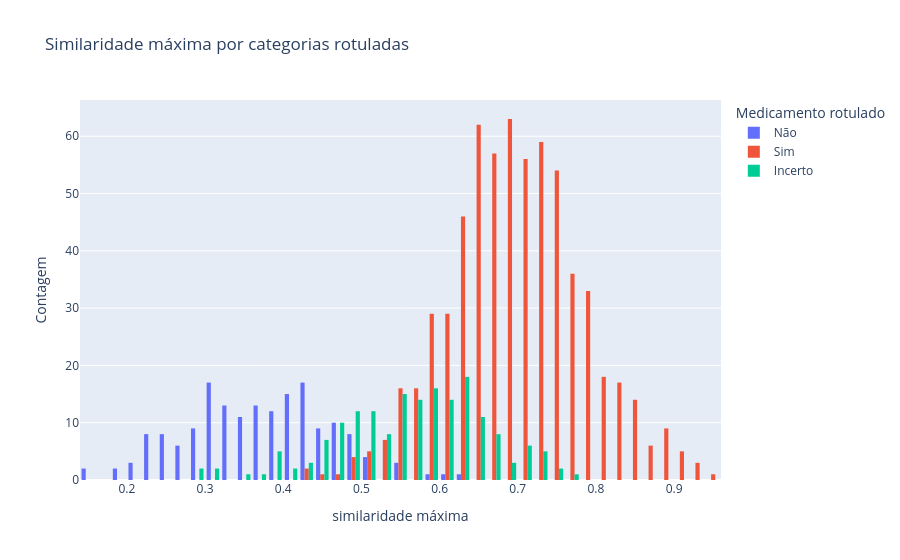

Here is the notebook cell this chart was saved with:
### Markdown cell above
#### Como a similaridade está distribuída através dos rótulos?

### Code cell
# Criando o histograma
fig = px.histogram(
    med_rotulados,
    x="similaridade",         
    color="medicamento",    
    barmode="group",      
    title="Similaridade máxima por categorias rotuladas"
)

# Adiciona títulos e legendas
fig.update_layout(
    legend_title="Medicamento rotulado",
    xaxis_title="similaridade máxima",
    yaxis_title="Contagem"
)

# Exibir o gráfico
fig.show()

### Figure 1 — Plotly figure (JSON) as saved in the notebook; plotly's stock layout.template omitted (floating-point values rounded to 4 significant figures; data arrays with more than 128 entries replaced by an {"elided": "..."} marker saying what was removed)
{"data": [{"alignmentgroup": "True", "bingroup": "x", "hovertemplate": "medicamento=Não<br>similaridade=%{x}<br>count=%{y}<extra></extra>", "legendgroup": "Não", "marker": {"color": "#636efa", "pattern": {"shape": ""}}, "name": "Não", "offsetgroup": "Não", "orientation": "v", "showlegend": true, "type": "histogram", "x": {"elided": "173 float values"}, "xaxis": "x", "yaxis": "y"}, {"alignmentgroup": "True", "bingroup": "x", "hovertemplate": "medicamento=Sim<br>similaridade=%{x}<br>count=%{y}<extra></extra>", "legendgroup": "Sim", "marker": {"color": "#EF553B", "pattern": {"shape": ""}}, "name": "Sim", "offsetgroup": "Sim", "orientation": "v", "showlegend": true, "type": "histogram", "x": {"elided": "649 float values"}, "xaxis": "x", "yaxis": "y"}, {"alignmentgroup": "True", "bingroup": "x", "hovertemplate": "medicamento=Incerto<br>similaridade=%{x}<br>count=%{y}<extra></extra>", "legendgroup": "Incerto", "marker": {"color": "#00cc96", "pattern": {"shape": ""}}, "name": "Incerto", "offsetgroup": "Incerto", "orientation": "v", "showlegend": true, "type": "histogram", "x": {"elided": "178 float values"}, "xaxis": "x", "yaxis": "y"}], "layout": {"barmode": "group", "legend": {"title": {"text": "Medicamento rotulado"}, "tracegroupgap": 0}, "title": {"text": "Similaridade máxima por categorias rotuladas"}, "xaxis": {"anchor": "y", "domain": [0, 1], "title": {"text": "similaridade máxima"}}, "yaxis": {"anchor": "x", "domain": [0, 1], "title": {"text": "Contagem"}}}}
